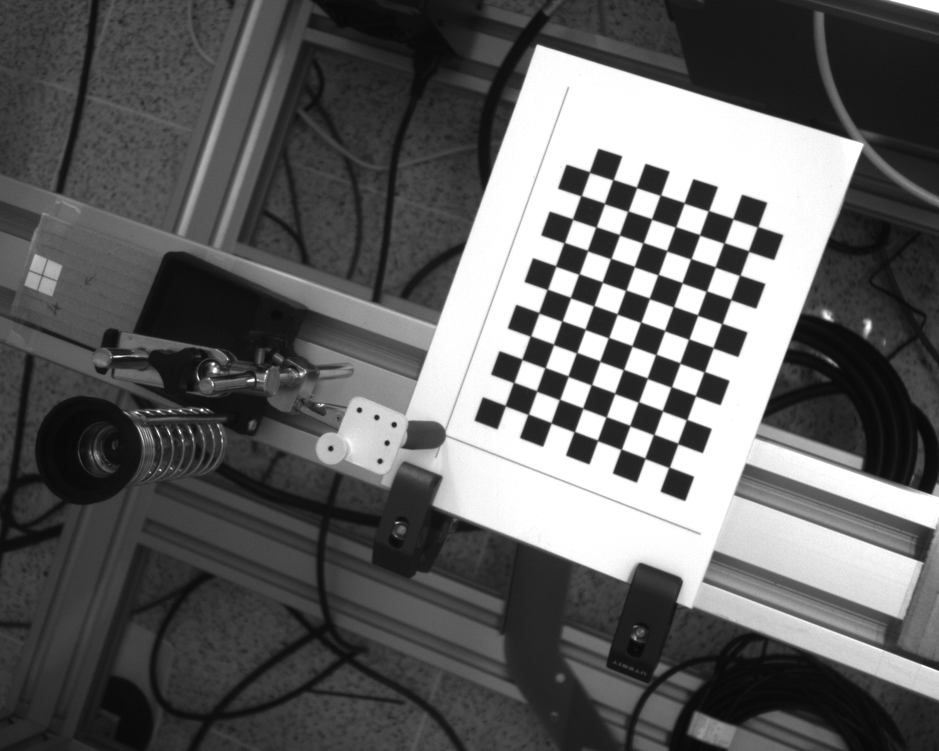
#> input picture 3_semestre/computer_vision/lab/LabLecture1-EstimatingHomography/images/image00.tiff, 939 x 751 px, shrunk from 1280 x 1024 before the run
$ jupyter execute 3d.ipynb
#> lines starting #> are read from the running program, lines starting #| are printed output that depends on the picture; after the words box and inside, x2 and y2 are one past the last pixel; in counts of white or black regions, pixels touching at a corner belong together
[cell 1]
import cv2
import numpy as np
import matplotlib.pyplot as plt

[cell 2]
CHECKERBOARD = (8, 11)  # Adjust to match your checkerboard dimensions

[cell 3]
objp = np.zeros((CHECKERBOARD[0] * CHECKERBOARD[1], 3), np.float32)
objp[:, :2] = np.mgrid[0:CHECKERBOARD[1], 0:CHECKERBOARD[0]].T.reshape(-1, 2)

# Arrays to store object points and image points
objpoints = []  # 3D points in the real world
imgpoints = []  # 2D points in the image plane

# Load checkerboard images
images = ['./images/image00.tiff']  # Replace with your image paths

fname = images[0]
img = cv2.imread(fname)
#> img is the input picture: shape (751, 939, 3); min 7, max 255, mean 95.6
gray = cv2.cvtColor(img, cv2.COLOR_BGR2GRAY)

# Find the checkerboard corners
ret, corners = cv2.findChessboardCorners(gray, CHECKERBOARD, None)
#> ret = True; corners = 88 rows, first 8: [669.1, 467.3], [645.1, 458.3], [621.2, 449.3], [597.6, 440.4], [574.3, 431.6], [551.1, 422.7], [528.3, 414.2], [505.3, 405.5]

if ret:
    objpoints.append(objp)
    imgpoints.append(corners)

    # Optionally draw and display corners
    cv2.drawChessboardCorners(img, CHECKERBOARD, corners, ret)
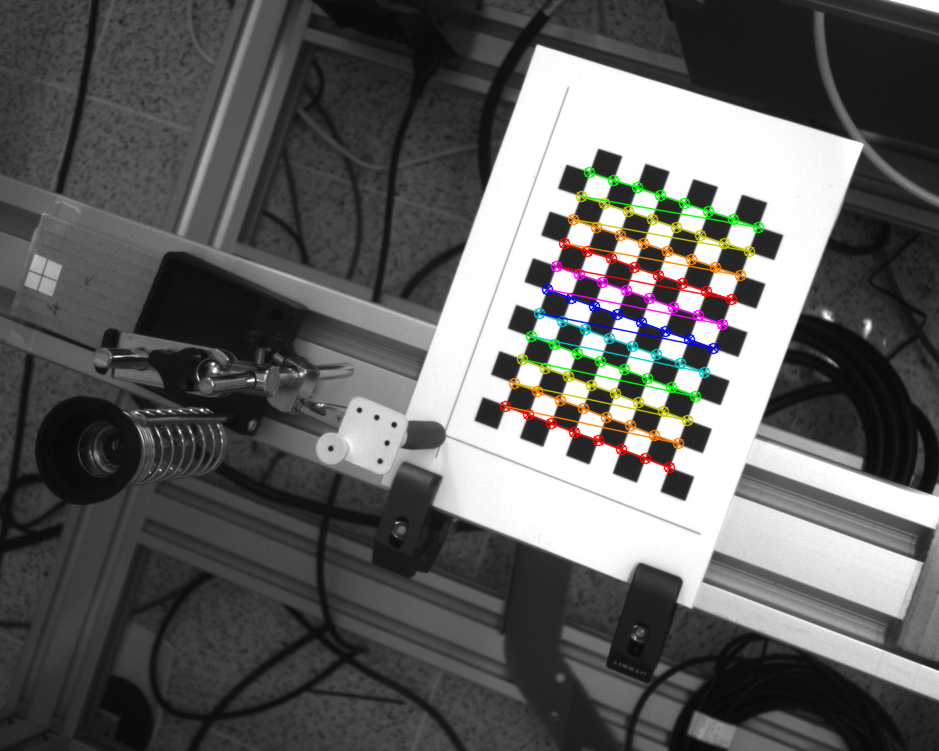
#> img: shape (751, 939, 3); 2.44% of pixels changed, all inside (x1, y1, x2, y2) = (499, 166, 765, 474)
    #cv2.imshow('Corners', img)
    #cv2.waitKey(500)

#cv2.destroyAllWindows()

plt.imshow(img)

[cell 4]
# Sub pixel:
corners = corners.reshape((corners.shape[0], 2))
#> corners = 88 pairs, first value 505.3 to 757.6, second value 172 to 467.3
#print(corners[-1,:])
#criteria = (cv2.TERM_CRITERIA_MAX_ITER | cv2.TERM_CRITERIA_EPS, 100, 0.001) # tuple for specifying the termination criteria of the iterative refinement procedure cornerSubPix()
#cv2.cornerSubPix(gray,corners,(5,5),(-1,-1),criteria)
#corners[-1,:]

[cell 5]
# Camera calibration

ret, camera_matrix, dist_coeffs, rvecs, tvecs = cv2.calibrateCamera(objpoints, imgpoints, gray.shape[::-1], None, None)
#> ret = 57.27; camera_matrix = [[9539.3, 0, 175.7], [0, 4203.5, 343.3], [0, 0, 1]]; dist_coeffs = [[1282, -166289.3, 5.86, -12.44, -300.7]]; rvecs = ([-2.08, -0.165, -1.96],); tvecs = ([6.68, 1.97, 183.3],)

[cell 6]
R = cv2.Rodrigues(rvecs[0])[0]
#> R = [[0.078, 0.271, 0.96], [-0.106, -0.955, 0.278], [0.991, -0.124, -0.0457]]
t = tvecs[0]
#> t = [6.68, 1.97, 183.3]
Rt = np.concatenate([R,t], axis=-1) # [R|t]
#> Rt = [[0.078, 0.271, 0.96, 6.68], [-0.106, -0.955, 0.278, 1.97], [0.991, -0.124, -0.0457, 183.3]]
P = np.matmul(camera_matrix,Rt) # A[R|t]
#> P = [[918.2, 2559.3, 9145.2, 95909.3], [-106.4, -4055.6, 1152.3, 71230.5], [0.991, -0.124, -0.0457, 183.3]]

[cell 7]
P
#> Out has the same summary as P

[cell 8]
_W = 55
_H = 44
_D = 11

points_3d = [
    [0, 0, 0],
    [_W, 0, 0],
    [0, _H, 0],
    [0, 0, _D],
    [0, _H, _D],
    [_W, 0, _D],
    [_W, _H, 0],
    [_W, _H, _D]
]
points_3d = np.array(points_3d)
points_3d = np.hstack((points_3d, np.ones((len(points_3d), 1)))).T

proj = P @ points_3d

points_3d_px = ((proj/proj[2])[:2]).T
#> points_3d_px = [[523.1, 388.5], [615.5, 274.9], [1172.1, -602.7], [1074.8, 458.9], [1742.5, -532.9], [1040.7, 328.8], [1114.5, -486.5], [1550.6, -432.9]]

[cell 9]
points_3d_px
#> Out has the same summary as points_3d_px

[cell 10]
img = cv2.imread(fname)


for p in points_3d_px:
    cv2.circle(img, np.int32(p), radius=10, color=(255,127,0), thickness=-1)
#> this loop made 8 passes
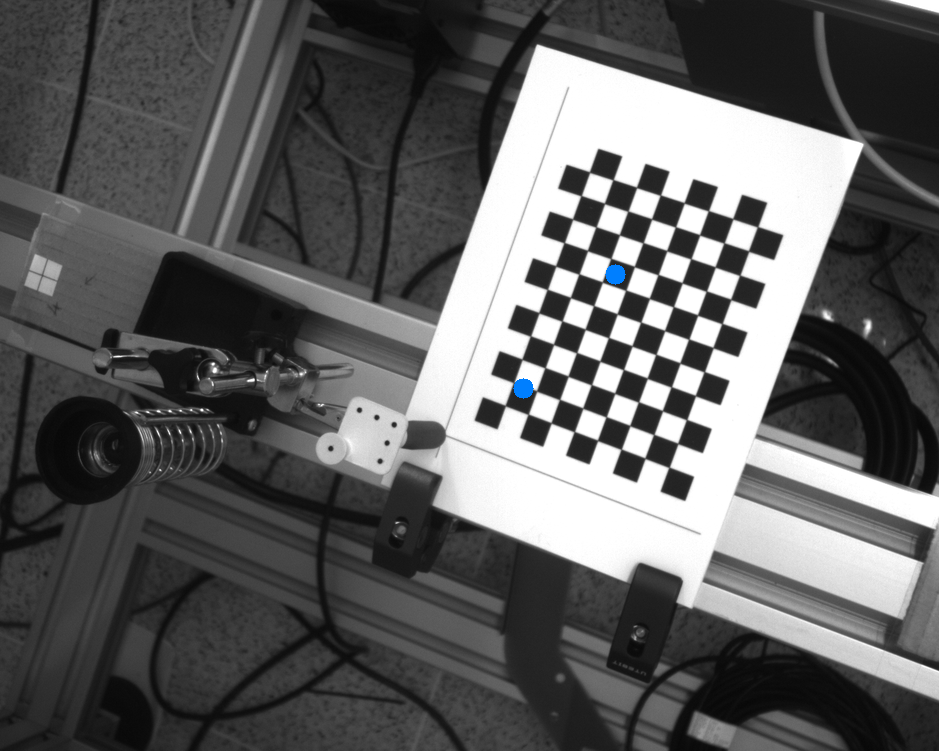
#> img: shape (751, 939, 3); 0.09% of pixels changed, all inside (x1, y1, x2, y2) = (513, 264, 626, 399)

plt.imshow(img)

$ run again, with 3_semestre/computer_vision/lab/LabLecture1-EstimatingHomography/images/image01.tiff copied over 3_semestre/computer_vision/lab/LabLecture1-EstimatingHomography/images/image00.tiff
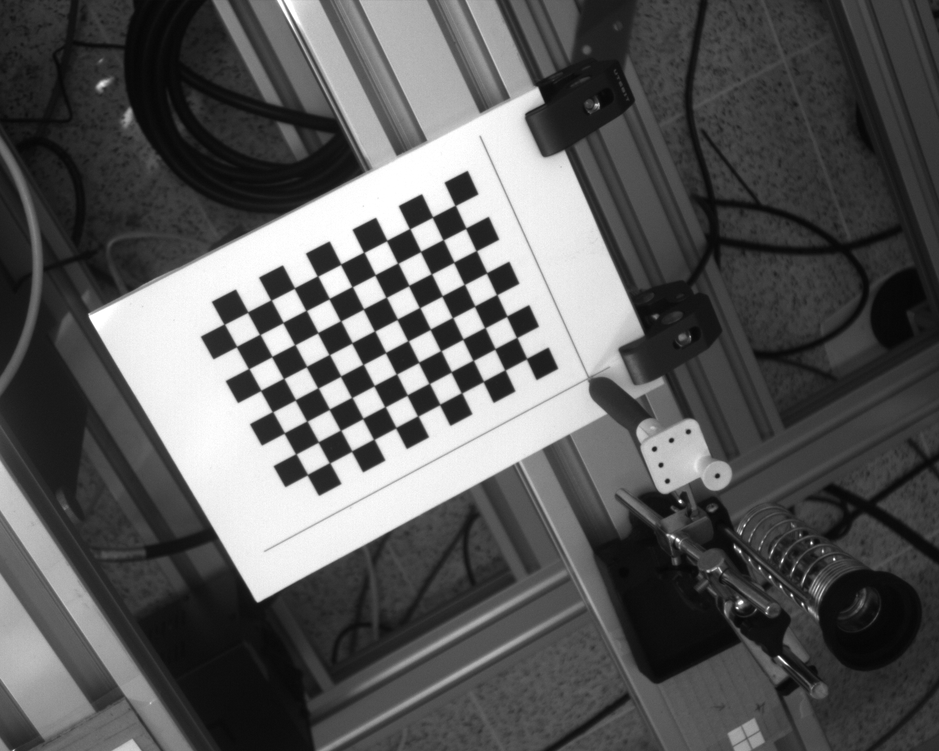
#> input picture 3_semestre/computer_vision/lab/LabLecture1-EstimatingHomography/images/image01.tiff, 939 x 751 px, shrunk from 1280 x 1024 before the run
#> img is the input picture: shape (751, 939, 3); min 5, max 255, mean 89.5
#> `ret, corners = cv2.findChessboardCorners(gray, CHECKERBOARD, None)`: ret = True; corners = 88 rows, first 8: [455.4, 205.5], [465.8, 228.1], [476.4, 250.7], [486.6, 272.7], [496.6, 294.5], [506.8, 316], [516.7, 337.5], [526.6, 358.5]
#> `cv2.drawChessboardCorners(img, CHECKERBOARD, corners, ret)`:
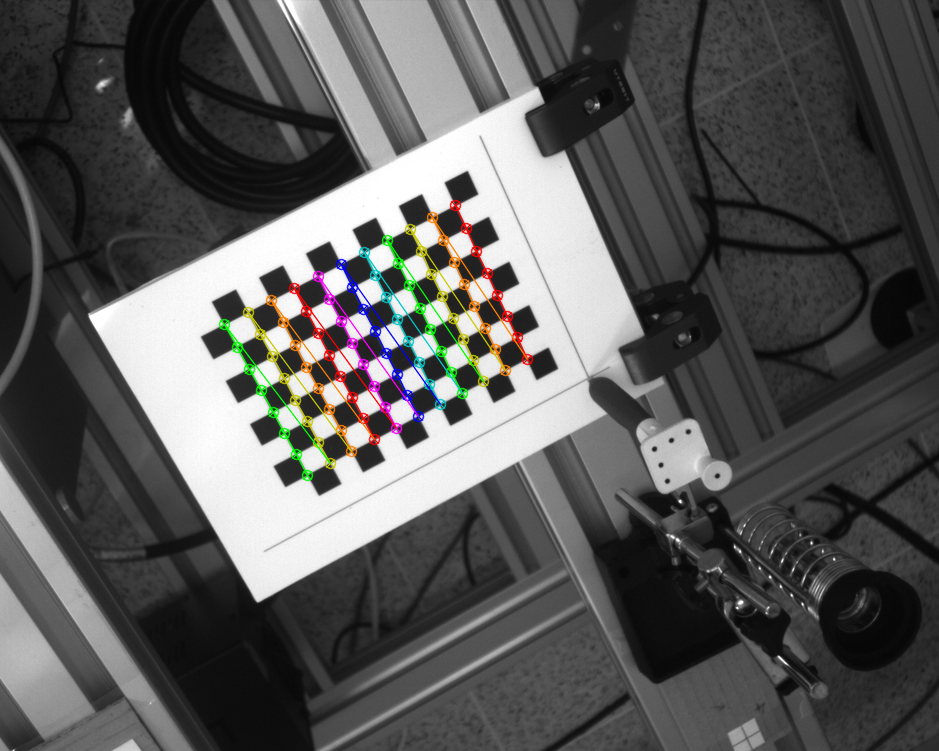
#> img: shape (751, 939, 3); 2.3% of pixels changed, all inside (x1, y1, x2, y2) = (218, 199, 534, 482)
#> `corners = corners.reshape((corners.shape[0], 2))`: corners = 88 pairs, first value 224.4 to 526.6, second value 205.5 to 474.6
#> `ret, camera_matrix, dist_coeffs, rvecs, tvecs = cv2.calibrateCamera(ob..`: ret = 55.41; camera_matrix = [[3360.9, 0, 493.5], [0, 7000.3, 498.6], [0, 0, 1]]; dist_coeffs = [[1259.3, -341753.5, 0.692, 5.16, -510.7]]; rvecs = ([0.899, -1.45, 1.04],); tvecs = ([-0.132, -3.74, 162.8],)
#> R = [[-0.132, -0.935, -0.329], [0.00987, 0.33, -0.944], [0.991, -0.128, -0.0344]]
#> t = [-0.132, -3.74, 162.8]
#> Rt = [[-0.132, -0.935, -0.329, -0.132], [0.00987, 0.33, -0.944, -3.74], [0.991, -0.128, -0.0344, 162.8]]
#> P = [[45.15, -3206.2, -1121.4, 79904.7], [563.3, 2248.1, -6624.4, 54982.5], [0.991, -0.128, -0.0344, 162.8]]
#> `P`: Out has the same summary as P
#> points_3d_px = [[490.7, 337.7], [379.1, 395.5], [-389.1, 979], [416, -110.1], [-468.7, 516.7], [322.9, 60.37], [-277.2, 873.3], [-336.1, 530]]
#> `points_3d_px`: Out has the same summary as points_3d_px
#> the loop `for p in points_3d_px:` made 8 passes
#> after the loop `for p in points_3d_px:`:
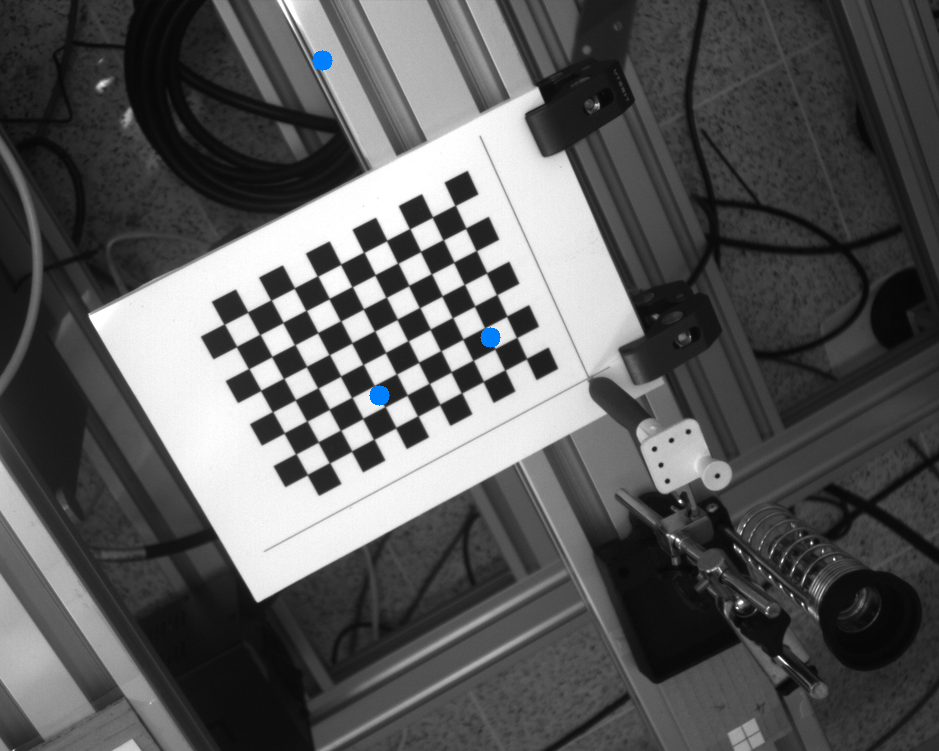
#> img: shape (751, 939, 3); 0.13% of pixels changed, all inside (x1, y1, x2, y2) = (312, 50, 501, 406)

$ run again, with 3_semestre/computer_vision/lab/LabLecture1-EstimatingHomography/images/image02.tiff copied over 3_semestre/computer_vision/lab/LabLecture1-EstimatingHomography/images/image00.tiff
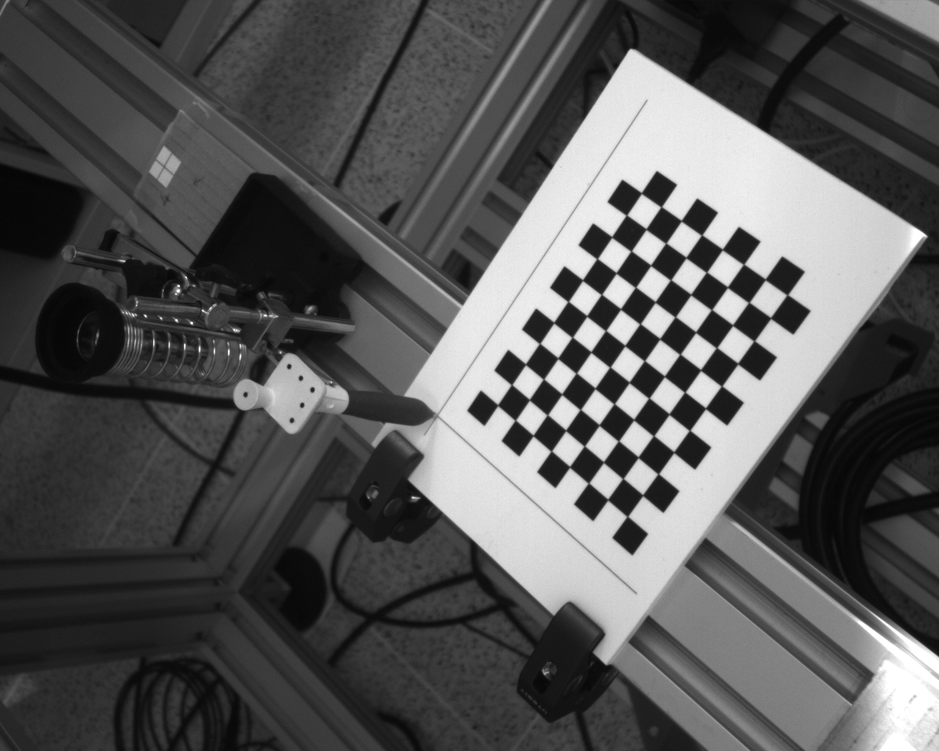
#> input picture 3_semestre/computer_vision/lab/LabLecture1-EstimatingHomography/images/image02.tiff, 939 x 751 px, shrunk from 1280 x 1024 before the run
#> img is the input picture: shape (751, 939, 3); min 4, max 255, mean 86.2
#> `ret, corners = cv2.findChessboardCorners(gray, CHECKERBOARD, None)`: ret = True; corners = 88 rows, first 8: [627.3, 516.4], [607.7, 499.6], [588.5, 483], [569.6, 466.8], [551.4, 451], [533.1, 435.5], [515.3, 420.2], [497.7, 405.3]
#> `cv2.drawChessboardCorners(img, CHECKERBOARD, corners, ret)`:
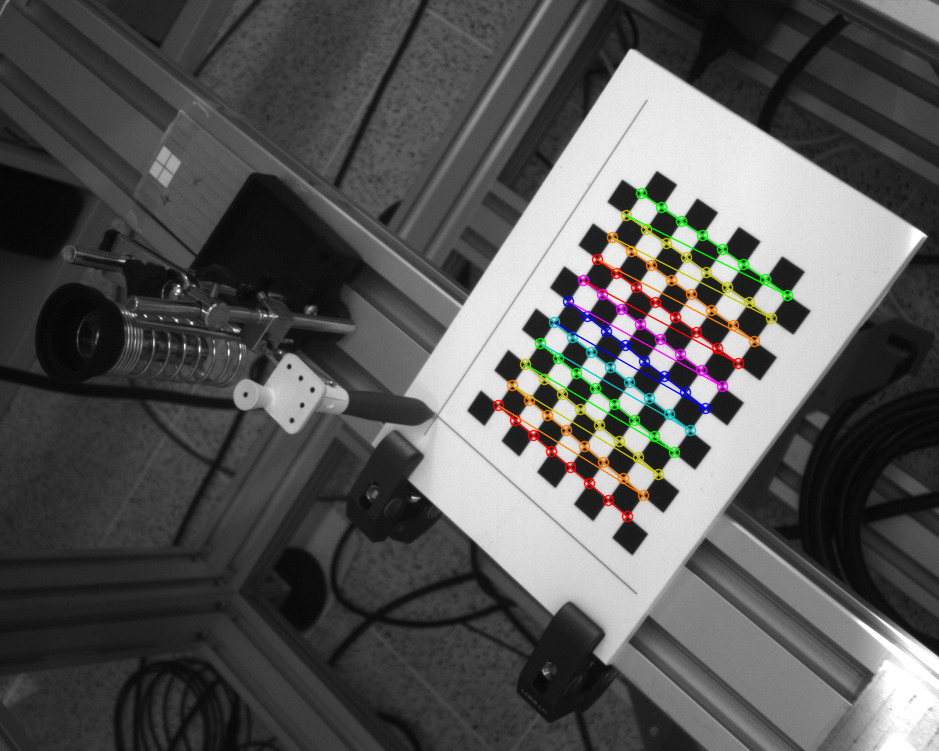
#> img: shape (751, 939, 3); 2.27% of pixels changed, all inside (x1, y1, x2, y2) = (492, 187, 794, 523)
#> `corners = corners.reshape((corners.shape[0], 2))`: corners = 88 pairs, first value 497.7 to 787.4, second value 193 to 516.4
#> `ret, camera_matrix, dist_coeffs, rvecs, tvecs = cv2.calibrateCamera(ob..`: ret = 56.34; camera_matrix = [[3331, 0, 490.6], [0, 5180.2, 139.6], [0, 0, 1]]; dist_coeffs = [[61.51, 7017.2, 0.143, -6.22, -245695.3]]; rvecs = ([-1.81, -0.682, -1.46],); tvecs = ([6.83, 5.6, 91.02],)
#> R = [[0.222, 0.766, 0.604], [-0.0296, -0.614, 0.789], [0.975, -0.193, -0.114]]
#> t = [6.83, 5.6, 91.02]
#> Rt = [[0.222, 0.766, 0.604, 6.83], [-0.0296, -0.614, 0.789, 5.6], [0.975, -0.193, -0.114, 91.02]]
#> P = [[1217.9, 2455.2, 1955.7, 67410.7], [-17.4, -3206.3, 4071.1, 41698.2], [0.975, -0.193, -0.114, 91.02]]
#> `P`: Out has the same summary as P
#> points_3d_px = [[740.6, 458.1], [929.3, 281.7], [2125.9, -1204.2], [990.5, 963.3], [2423.2, -671.7], [1087.4, 596.5], [1780.9, -737.1], [1956.9, -411.9]]
#> `points_3d_px`: Out has the same summary as points_3d_px
#> the loop `for p in points_3d_px:` made 8 passes
#> after the loop `for p in points_3d_px:`:
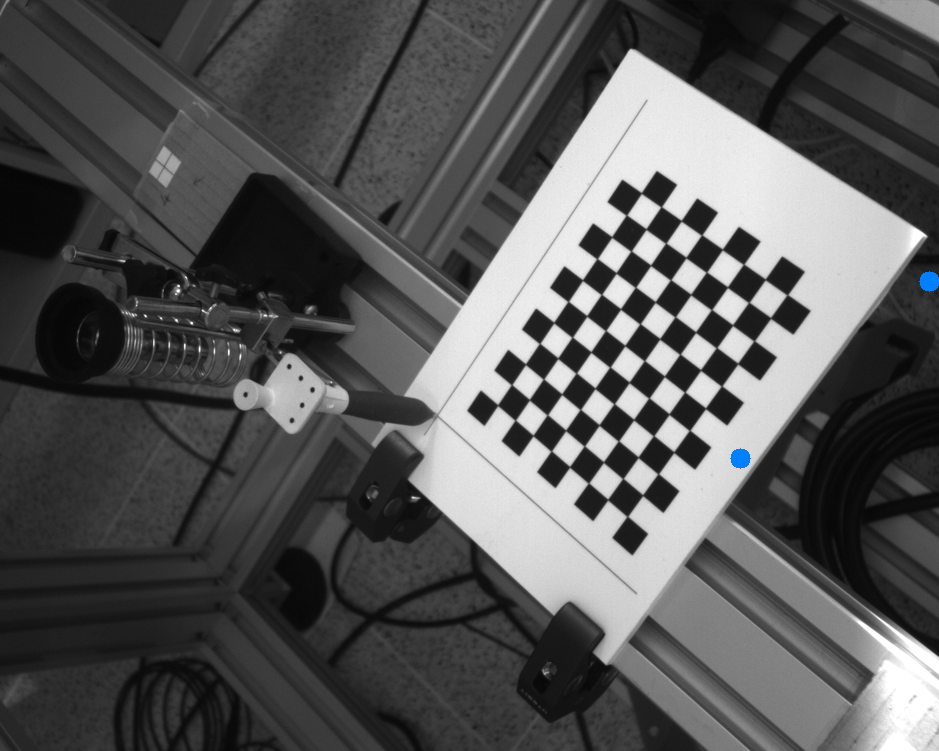
#> img: shape (751, 939, 3); 0.09% of pixels changed, all inside (x1, y1, x2, y2) = (730, 271, 939, 469)
